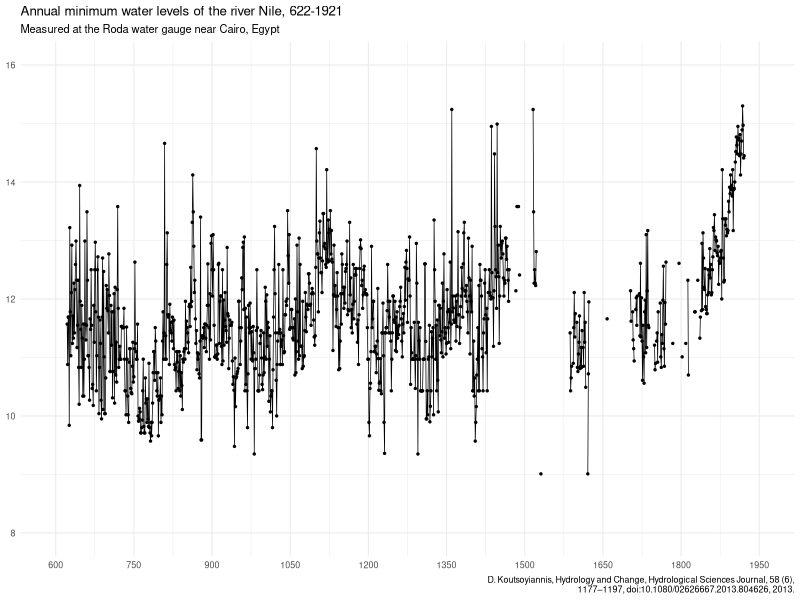
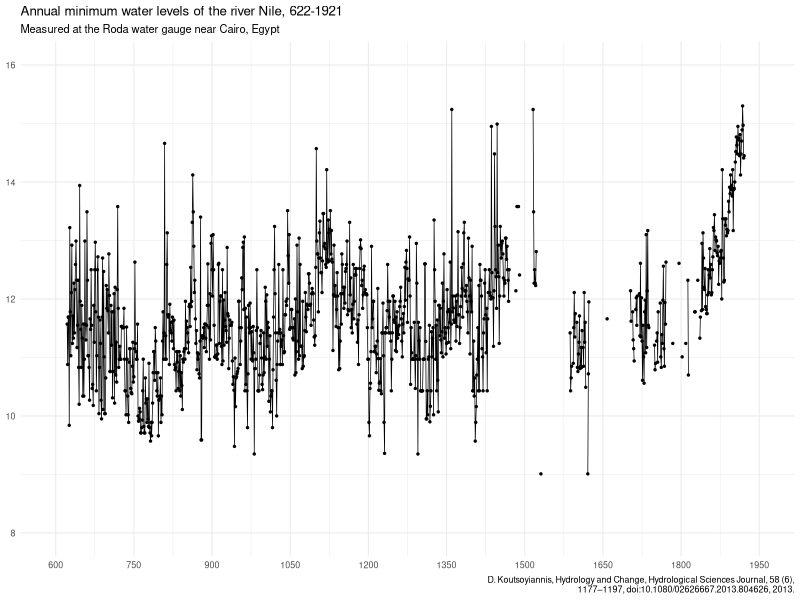

The R source for these figures, in order:
## load packages ----
library(tidyverse)

## load data ----
# Source: https://www.itia.ntua.gr/en/docinfo/1351/
nilometer <- readxl::read_excel(path = "RodaNilometerData.xlsx", skip = 10) |> 
  select(2:6) |> 
  setNames(c("year", "min_level", "max_level", "min_depth", "max_depth"))

write_csv(x = nilometer, file = "nilometer.csv")


## plot ----
nilometer_caption <- "D. Koutsoyiannis, Hydrology and Change, Hydrological Sciences Journal, 58 (6), 1177–1197, doi:10.1080/02626667.2013.804626, 2013."

p <- ggplot(data = nilometer, mapping = aes(x = year)) +
  geom_line(mapping = aes(y = min_level), linewidth = 0.25) +
  geom_point(mapping = aes(y = min_level), size = 0.5) +
  scale_x_continuous(breaks = seq(600, 1950, 150), limits = c(600, 1950)) +
  scale_y_continuous(breaks = seq(8, 16, 2), limits = c(8, 16)) +
  labs(
    title = "Annual minimum water levels of the river Nile, 622-1921",
    subtitle = "Measured at the Roda water gauge near Cairo, Egypt",
    x = NULL, y = NULL,
    caption = str_wrap(nilometer_caption)
  ) +
  theme_minimal(base_size = 8)

print(p)

ggsave(filename = "nilometer.png", path = ".", plot = p, width = 14, height = 8, units = "cm", bg = "white")

